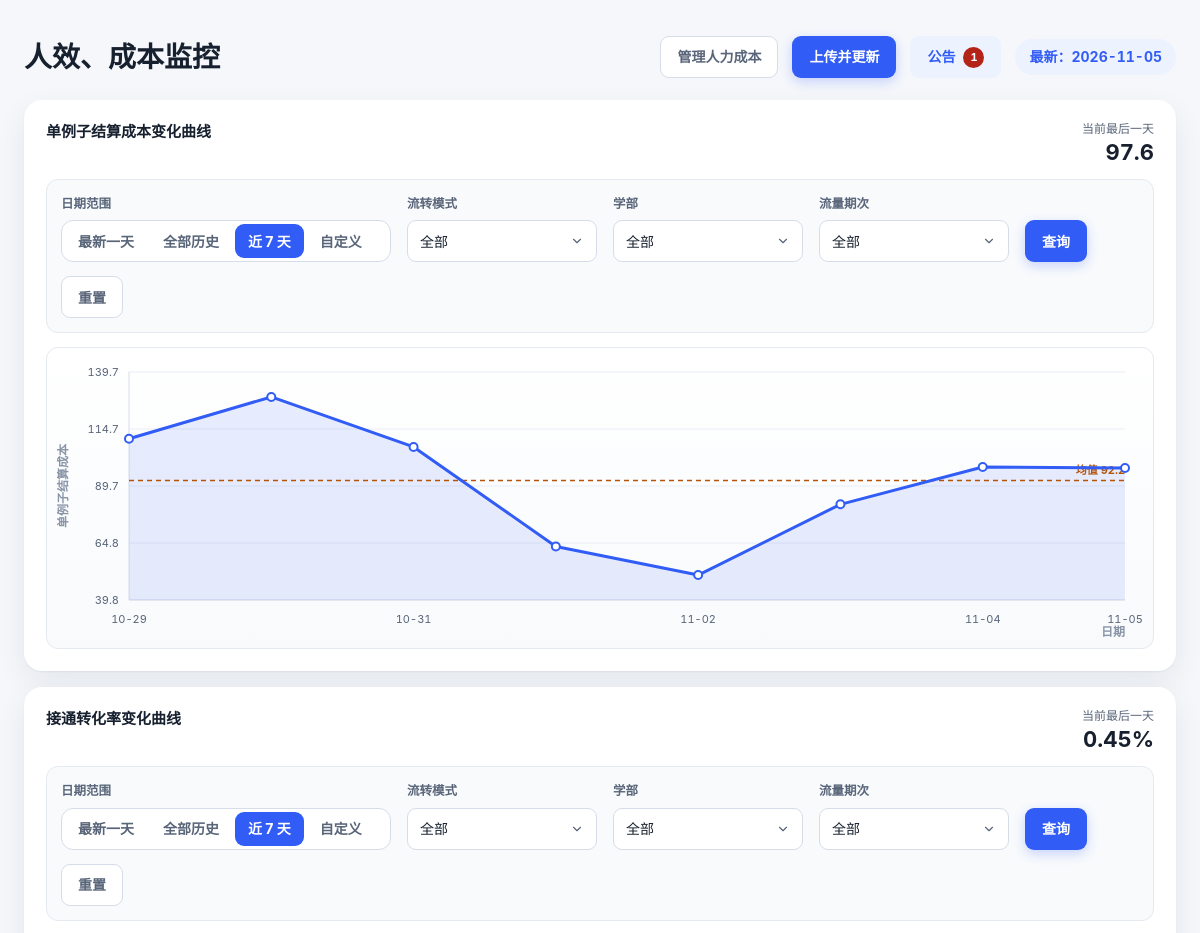
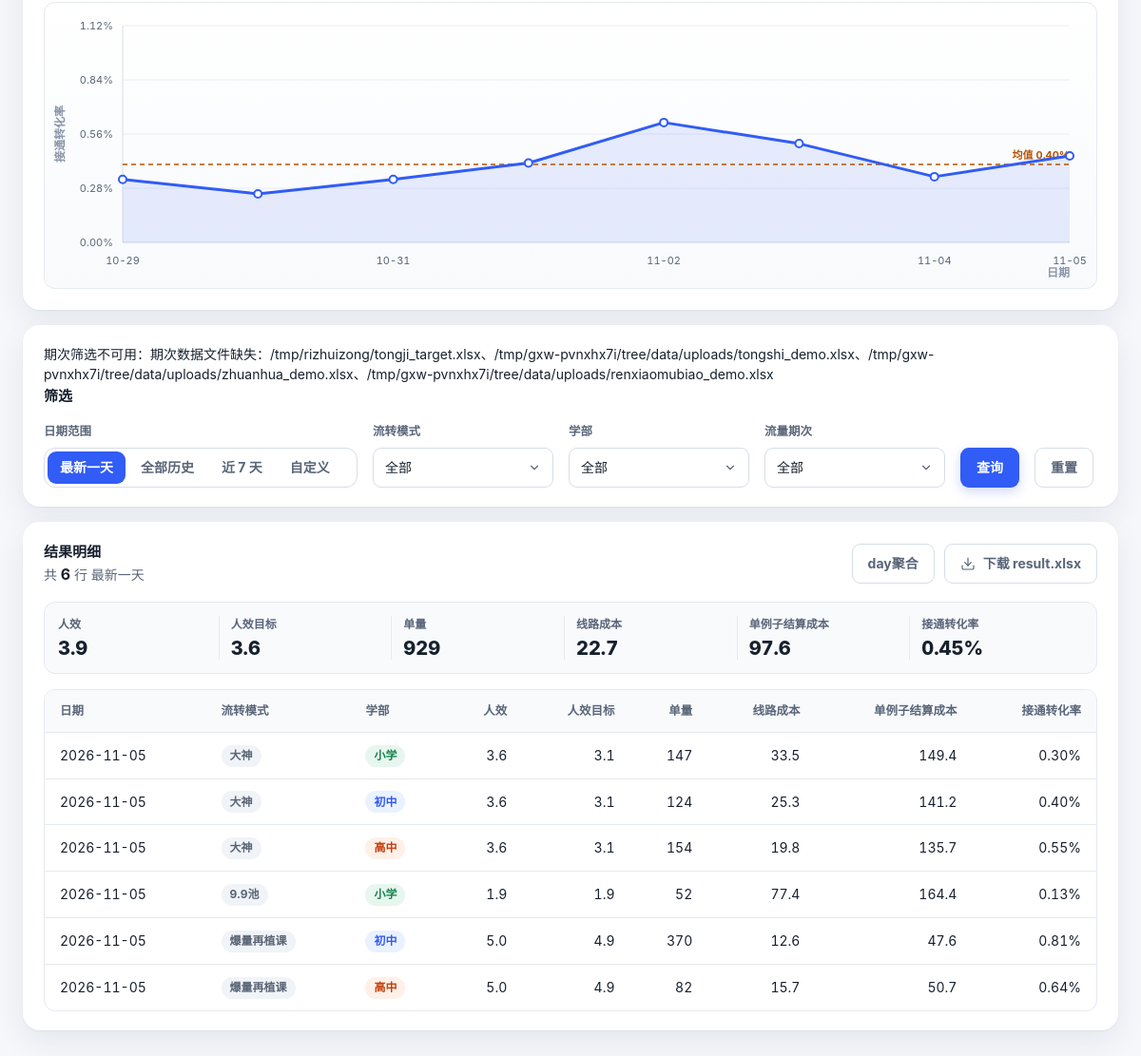
The page / on the database its author committed (2 pictures, top to bottom).
### tables this page shows
CREATE TABLE result(
            日期 TEXT NOT NULL,
            流转模式 TEXT NOT NULL,
            学部 TEXT NOT NULL,
            人效 REAL,
            线路成本 REAL,
            单例子结算成本 REAL,
            接通转化率 REAL, 单量 REAL, 出勤 REAL, 人效单量 REAL, AI接通数 REAL, 人效目标 REAL,
            PRIMARY KEY(日期, 流转模式, 学部));

### app.py (the view)
@app.route("/", methods=["GET"])
def index():
    chart_filters = _filters_from_request("chart", include_xuebu=True, default_view="7d")
    rate_chart_filters = _filters_from_request("rate_chart", include_xuebu=True, default_view="7d")
    table_filters = _filters_from_request("table", include_xuebu=True, default_view="latest")
    period_error = None
    try:
        sources = _period_sources()
        periods = sorted({period for _, period in sources[0]})
    except (OSError, ValueError) as exc:
        sources, periods, period_error = None, [], str(exc)
        if chart_filters['periods'] or rate_chart_filters['periods'] or table_filters['periods']:
            abort(503, description=period_error)
    all_modes = distinct_modes()
    current_latest_date = latest_date()
    rows = fetch_filtered(
        view=str(table_filters["view"]),
        start=table_filters["start"],
        end=table_filters["end"],
        mode=table_filters["modes"],
        xuebu=table_filters["xuebus"],
    )
    trend = fetch_cost_trend(
        view=str(chart_filters["view"]),
        start=chart_filters["start"],
        end=chart_filters["end"],
        mode=chart_filters["modes"],
        xuebu=chart_filters["xuebus"],
    )
    rate_trend = fetch_conversion_rate_trend(
        view=str(rate_chart_filters["view"]),
        start=rate_chart_filters["start"],
        end=rate_chart_filters["end"],
        mode=rate_chart_filters["modes"],
        xuebu=rate_chart_filters["xuebus"],
    )
    workforce = None
    if table_filters['periods']:
        rows, workforce = _period_query(table_filters, sources)
    if chart_filters['periods']:
        chart_rows, _ = _period_query(chart_filters, sources)
        trend = _period_trend(chart_rows)
    if rate_chart_filters['periods']:
        rate_rows, _ = _period_query(rate_chart_filters, sources)
        rate_trend = _period_trend(rate_rows, rate=True)
    formatted_rows = []
    for row in rows:
        item = dict(row)
        item["人效_display"] = _fmt_num(row["人效"], 1)
        item["人效目标_display"] = _fmt_num(row["人效目标"], 1)
        item["单量_display"] = _fmt_int(row["单量"])
        item["线路成本_display"] = _fmt_cost(row["线路成本"])
        item["单例子结算成本_display"] = _fmt_cost(row["单例子结算成本"])
        item["接通转化率_display"] = _fmt_rate(row["接通转化率"])
        formatted_rows.append(item)
    status = request.args.get("status")
    return render_template(
        "index.html",
        rows=formatted_rows,
        metrics=_metrics(rows),
        table_aggregate=_table_aggregate(rows, workforce),
        table_daily_aggregates=_table_daily_aggregates(rows, workforce),
        dates=distinct_dates(),
        modes=all_modes,
        xuebus=S.XUBU_WHITELIST,
        periods=periods,
        period_error=period_error,
        latest_date=current_latest_date,
        announcements=_announcements(),
        readonly=request.args.get("readonly") == "1",
        announcement_open=request.args.get("announcement_open") == "1",
        chart_filters=chart_filters,
        rate_chart_filters=rate_chart_filters,
        table_filters=table_filters,
        chart_preserve_args=_template_preserve_args("rate_chart", rate_chart_filters) + _template_preserve_args("table", table_filters),
        rate_chart_preserve_args=_template_preserve_args("chart", chart_filters) + _template_preserve_args("table", table_filters),
        table_preserve_args=_template_preserve_args("chart", chart_filters) + _template_preserve_args("rate_chart", rate_chart_filters),
        trend=trend,
        rate_trend=rate_trend,
        view_label="所选期次完整日期" if table_filters['periods'] else _view_label(table_filters),
        download_url=_download_url(table_filters),
        chart_reset_url=_url_with_filters(("chart", _default_filters(include_xuebu=True)), ("rate_chart", rate_chart_filters), ("table", table_filters)),
        rate_chart_reset_url=_url_with_filters(("chart", chart_filters), ("rate_chart", _default_filters(include_xuebu=True)), ("table", table_filters)),
        table_reset_url=_url_with_filters(("chart", chart_filters), ("rate_chart", rate_chart_filters), ("table", _default_filters(include_xuebu=True, view="latest"))),
        status=status,
    )

### templates/index.html (shortened to what this page needs)
<!doctype html>
<html lang="zh-CN">
<head>
</head>
<body>
  <main class="page">
    <header class="topbar">
      <div class="topbar-main">
        <h1>人效、成本监控</h1>
      </div>
      <div class="topbar-actions">
        {% if not readonly %}
        <a class="btn btn-secondary" href="{{ url_for('admin') }}">管理人力成本</a>
        <form action="{{ url_for('upload') }}" method="post">
          <button class="btn btn-primary" type="submit">上传并更新</button>
        </form>
        {% endif %}
        <button class="btn announcement-toggle" id="announcement-toggle" type="button" aria-expanded="false" aria-controls="announcements" aria-label="查看公告">
          公告 <span class="announcement-badge" id="announcement-badge" hidden></span>
        </button>
        <div class="latest-badge">最新：{{ latest_date or "暂无数据" }}</div>
      </div>
    </header>
    <div class="stack">
      <section class="card chart-card" id="cost-trend-card" aria-labelledby="trend-title">
        <div class="chart-head">
          <div class="chart-title-wrap">
            <h2 class="section-title" id="trend-title">单例子结算成本变化曲线</h2>
          </div>
          <div class="chart-stat">
            当前最后一天
            <b id="trend-latest">-</b>
          </div>
        </div>
<form id="chart-form" class="controls chart-controls js-range-form" action="{{ url_for('index') }}" method="get" data-scroll-target="cost-trend-card">
          <div class="field date-range-field">
            <span class="field-label">日期范围</span>
            <div class="segmented" role="group" aria-label="曲线日期范围">
              {% for value, label in [("latest", "最新一天"), ("all", "全部历史"), ("7d", "近 7 天"), ("custom", "自定义")] %}
                <button class="segment" type="button" data-view="{{ value }}" aria-pressed="{{ 'true' if chart_filters.view == value else 'false' }}">{{ label }}</button>
              {% endfor %}
            </div>
          </div>
          <div class="field">
            <span class="field-label">流转模式</span>
            <details class="mode-dropdown js-mode-dropdown">
              <summary><span class="mode-summary">全部</span></summary>
            </details>
          </div>
          <div class="field">
            <span class="field-label">学部</span>
            <details class="mode-dropdown js-mode-dropdown" id="chart-xuebu">
              <summary><span class="mode-summary">全部</span></summary>
            </details>
          </div>
          <div class="field">
            <span class="field-label">流量期次</span>
            <details class="mode-dropdown js-mode-dropdown">
              <summary><span class="mode-summary">全部</span></summary>
            </details>
          </div>
          <button class="btn btn-primary" type="submit">查询</button>
          <a class="btn btn-secondary" href="{{ chart_reset_url }}#cost-trend-card" data-reset="chart">重置</a>
        </form>
        <div class="chart-wrap" id="trend-chart" data-points='{{ trend|tojson }}'>
          <svg class="chart-svg" role="img" aria-labelledby="trend-title" aria-describedby="trend-desc"></svg>
        </div>
      </section>
      <section class="card chart-card" id="rate-trend-card" aria-labelledby="rate-trend-title">
        <div class="chart-head">
          <div class="chart-title-wrap">
            <h2 class="section-title" id="rate-trend-title">接通转化率变化曲线</h2>
          </div>
          <div class="chart-stat">
            当前最后一天
            <b id="rate-trend-latest">-</b>
          </div>
        </div>
        <form id="rate-chart-form" class="controls chart-controls rate-chart-controls js-range-form" action="{{ url_for('index') }}" method="get" data-scroll-target="rate-trend-card">
          <div class="field date-range-field">
            <span class="field-label">日期范围</span>
            <div class="segmented" role="group" aria-label="接通转化率曲线日期范围">
              {% for value, label in [("latest", "最新一天"), ("all", "全部历史"), ("7d", "近 7 天"), ("custom", "自定义")] %}
                <button class="segment" type="button" data-view="{{ value }}" aria-pressed="{{ 'true' if rate_chart_filters.view == value else 'false' }}">{{ label }}</button>
              {% endfor %}
            </div>
          </div>
          <div class="field">
            <span class="field-label">流转模式</span>
            <details class="mode-dropdown js-mode-dropdown">
              <summary><span class="mode-summary">全部</span></summary>
            </details>
          </div>
          <div class="field">
            <span class="field-label">学部</span>
            <details class="mode-dropdown js-mode-dropdown" id="rate-chart-xuebu">
              <summary><span class="mode-summary">全部</span></summary>
            </details>
          </div>
          <div class="field">
            <span class="field-label">流量期次</span>
            <details class="mode-dropdown js-mode-dropdown">
              <summary><span class="mode-summary">全部</span></summary>
            </details>
          </div>
          <button class="btn btn-primary" type="submit">查询</button>
          <a class="btn btn-secondary" href="{{ rate_chart_reset_url }}#rate-trend-card" data-reset="rate-chart">重置</a>
        </form>
        <div class="chart-wrap" id="rate-trend-chart" data-points='{{ rate_trend|tojson }}'>
          <svg class="chart-svg" role="img" aria-labelledby="rate-trend-title" aria-describedby="rate-trend-desc"></svg>
        </div>
      </section>
      <section class="card" id="filter-card" aria-labelledby="filter-title">
        {% if period_error %}<div role="alert">期次筛选不可用：{{ period_error }}</div>{% endif %}
        <div class="section-head">
          <div>
            <h2 class="section-title" id="filter-title">筛选</h2>
          </div>
        </div>
        <form id="table-form" class="controls js-range-form" action="{{ url_for('index') }}" method="get" data-scroll-target="results">
          <div class="field date-range-field">
            <span class="field-label">日期范围</span>
            <div class="segmented" role="group" aria-label="明细日期范围">
              {% for value, label in [("latest", "最新一天"), ("all", "全部历史"), ("7d", "近 7 天"), ("custom", "自定义")] %}
                <button class="segment" type="button" data-view="{{ value }}" aria-pressed="{{ 'true' if table_filters.view == value else 'false' }}">{{ label }}</button>
              {% endfor %}
            </div>
          </div>
          <div class="field">
            <span class="field-label">流转模式</span>
            <details class="mode-dropdown js-mode-dropdown">
              <summary><span class="mode-summary">全部</span></summary>
            </details>
          </div>
          <div class="field">
            <span class="field-label">学部</span>
            <details class="mode-dropdown js-mode-dropdown" id="table-xuebu">
              <summary><span class="mode-summary">全部</span></summary>
            </details>
          </div>
          <div class="field">
            <span class="field-label">流量期次</span>
            <details class="mode-dropdown js-mode-dropdown">
              <summary><span class="mode-summary">全部</span></summary>
            </details>
          </div>
          <button class="btn btn-primary" type="submit">查询</button>
          <a class="btn btn-secondary" href="{{ table_reset_url }}#results" data-reset="table">重置</a>
        </form>
      </section>
      <section class="card" id="results" aria-labelledby="result-title">
        <div class="table-head">
          <div>
            <h2 class="section-title" id="result-title">结果明细</h2>
            <div class="result-count">共 <b>{{ rows|length }}</b> 行 <span>{{ view_label }}</span></div>
          </div>
          <div class="table-actions">
            <button class="btn btn-secondary js-panel-toggle" type="button" aria-expanded="false" aria-controls="day-aggregate-panel">day聚合</button>
            <a class="btn btn-secondary" href="{{ download_url }}">
              <svg width="16" height="16" viewBox="0 0 24 24" fill="none" stroke="currentColor" stroke-width="1.8" stroke-linecap="round" stroke-linejoin="round" aria-hidden="true"><path d="M21 15v4a2 2 0 0 1-2 2H5a2 2 0 0 1-2-2v-4"/><path d="m7 10 5 5 5-5"/><path d="M12 15V3"/></svg>
              下载 result.xlsx
            </a>
          </div>
        </div>
        <div class="aggregate-panel">
          <div class="result-summary" aria-label="当前筛选聚合数据">
            <div class="summary-item">
              <span class="summary-label">人效</span>
              <span class="summary-value">{{ table_aggregate.efficiency }}</span>
            </div>
            <div class="summary-item">
              <span class="summary-label">人效目标</span>
              <span class="summary-value">{{ table_aggregate.target }}</span>
            </div>
            <div class="summary-item">
              <span class="summary-label">单量</span>
              <span class="summary-value">{{ table_aggregate.total_examples }}</span>
            </div>
            <div class="summary-item">
              <span class="summary-label">线路成本</span>
              <span class="summary-value">{{ table_aggregate.line_cost }}</span>
            </div>
            <div class="summary-item">
              <span class="summary-label">单例子结算成本</span>
              <span class="summary-value">{{ table_aggregate.case_cost }}</span>
            </div>
            <div class="summary-item">
              <span class="summary-label">接通转化率</span>
              <span class="summary-value">{{ table_aggregate.rate }}</span>
            </div>
          </div>
        </div>
        <div class="table-wrap">
          {% if rows %}
            <table>
              <thead>
                <tr>
                  <th>日期</th>
                  <th>流转模式</th>
                  <th>学部</th>
                  <th>人效</th>
                  <th>人效目标</th>
                  <th>单量</th>
                  <th>线路成本</th>
                  <th>单例子结算成本</th>
                  <th>接通转化率</th>
                </tr>
              </thead>
              <tbody>
                {% for row in rows %}
                  <tr>
                    <td class="date-value">{{ row["日期"] }}</td>
                    <td><span class="pill mode">{{ row["流转模式"] }}</span></td>
                    <td><span class="pill x{{ row['学部'] }}">{{ row["学部"] }}</span></td>
                    <td class="num">{{ row["人效_display"] }}</td>
                    <td class="num">{{ row["人效目标_display"] }}</td>
                    <td class="num">{{ row["单量_display"] }}</td>
                    <td class="num">{{ row["线路成本_display"] }}</td>
                    <td class="num">{{ row["单例子结算成本_display"] }}</td>
                    <td class="num">{{ row["接通转化率_display"] }}</td>
                  </tr>
                {% endfor %}
              </tbody>
            </table>
          {% else %}
            <div class="empty">
              <strong>没有符合条件的结果</strong><br>
              调整筛选条件，或上传新的 tongshi 表和 zhuanhua 表。
            </div>
          {% endif %}
        </div>
      </section>
    </div>
  </main>
</body>
</html>

### rows shown on the page
result: 日期 "2026-11-05", 流转模式 "大神", 学部 "小学", 人效_display "3.6", 人效目标_display "3.1", 单量_display "147", 线路成本_display "33.5", 单例子结算成本_display "149.4", 接通转化率_display "0.30%"
result: 日期 "2026-11-05", 流转模式 "大神", 学部 "初中", 人效_display "3.6", 人效目标_display "3.1", 单量_display "124", 线路成本_display "25.3", 单例子结算成本_display "141.2", 接通转化率_display "0.40%"
result: 日期 "2026-11-05", 流转模式 "大神", 学部 "高中", 人效_display "3.6", 人效目标_display "3.1", 单量_display "154", 线路成本_display "19.8", 单例子结算成本_display "135.7", 接通转化率_display "0.55%"
result: 日期 "2026-11-05", 流转模式 "9.9池", 学部 "小学", 人效_display "1.9", 人效目标_display "1.9", 单量_display "52", 线路成本_display "77.4", 单例子结算成本_display "164.4", 接通转化率_display "0.13%"
result: 日期 "2026-11-05", 流转模式 "爆量再植课", 学部 "初中", 人效_display "5.0", 人效目标_display "4.9", 单量_display "370", 线路成本_display "12.6", 单例子结算成本_display "47.6", 接通转化率_display "0.81%"
result: 日期 "2026-11-05", 流转模式 "爆量再植课", 学部 "高中", 人效_display "5.0", 人效目标_display "4.9", 单量_display "82", 线路成本_display "15.7", 单例子结算成本_display "50.7", 接通转化率_display "0.64%"

### other values the page prints
{{ latest_date or "暂无数据" }} "2026-11-05"
{{ label }} "最新一天" "全部历史" "近 7 天" "自定义"
{{ rows|length }} "6"
{{ view_label }} "最新一天"
{{ table_aggregate.efficiency }} "3.9"
{{ table_aggregate.target }} "3.6"
{{ table_aggregate.total_examples }} "929"
{{ table_aggregate.line_cost }} "22.7"
{{ table_aggregate.case_cost }} "97.6"
{{ table_aggregate.rate }} "0.45%"
